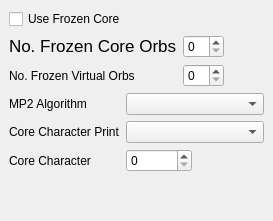
          <widget class="QWidget" name="AdvancedMP2" >
           <layout class="QVBoxLayout" >
            <property name="margin" >
             <number>9</number>
            </property>
            <property name="spacing" >
             <number>6</number>
            </property>
            <item>
             <widget class="QCheckBox" name="qui_frozen_core" >
              <property name="text" >
               <string>Use Frozen Core</string>
              </property>
             </widget>
            </item>
            <item>
             <layout class="QGridLayout" >
              <property name="margin" >
               <number>0</number>
              </property>
              <property name="spacing" >
               <number>6</number>
              </property>
              <item row="0" column="2" >
               <spacer>
                <property name="orientation" >
                 <enum>Qt::Horizontal</enum>
                </property>
                <property name="sizeHint" >
                 <size>
                  <width>40</width>
                  <height>20</height>
                 </size>
                </property>
               </spacer>
              </item>
              <item row="0" column="1" >
               <widget class="QSpinBox" name="n_frozen_core" />
              </item>
              <item row="1" column="1" >
               <widget class="QSpinBox" name="n_frozen_virtual" />
              </item>
              <item row="0" column="0" >
               <widget class="QLabel" name="label_123" >
                <property name="text" >
                 <string>&lt;html>&lt;head>&lt;meta name="qrichtext" content="1" />&lt;/head>&lt;body style=" white-space: pre-wrap; font-family:Lucida Grande; font-size:13pt; font-weight:400; font-style:normal; text-decoration:none;">&lt;p style=" margin-top:0px; margin-bottom:0px; margin-left:0px; margin-right:0px; -qt-block-indent:0; text-indent:0px;">No. Frozen Core Orbs&lt;/p>&lt;/body>&lt;/html></string>
                </property>
               </widget>
              </item>
              <item row="1" column="0" >
               <widget class="QLabel" name="label_234" >
                <property name="text" >
                 <string>No. Frozen Virtual Orbs</string>
                </property>
               </widget>
              </item>
             </layout>
            </item>
            <item>
             <layout class="QGridLayout" >
              <property name="margin" >
               <number>0</number>
              </property>
              <property name="spacing" >
               <number>6</number>
              </property>
              <item row="1" column="0" >
               <widget class="QLabel" name="label_93" >
                <property name="text" >
                 <string>Core Character Print</string>
                </property>
               </widget>
              </item>
              <item row="0" column="0" >
               <widget class="QLabel" name="label_28" >
                <property name="text" >
                 <string>MP2 Algorithm</string>
                </property>
               </widget>
              </item>
              <item row="2" column="0" >
               <widget class="QLabel" name="label_92" >
                <property name="text" >
                 <string>Core Character</string>
                </property>
               </widget>
              </item>
              <item row="2" column="1" >
               <widget class="QSpinBox" name="core_character" />
              </item>
              <item row="0" column="1" colspan="2" >
               <widget class="QComboBox" name="cd_algorithm" />
              </item>
              <item row="1" column="1" colspan="2" >
               <widget class="QComboBox" name="core_character_print" />
              </item>
             </layout>
            </item>
            <item>
             <spacer>
              <property name="orientation" >
               <enum>Qt::Vertical</enum>
              </property>
              <property name="sizeHint" >
               <size>
                <width>20</width>
                <height>40</height>
               </size>
              </property>
             </spacer>
            </item>
           </layout>
          </widget>
